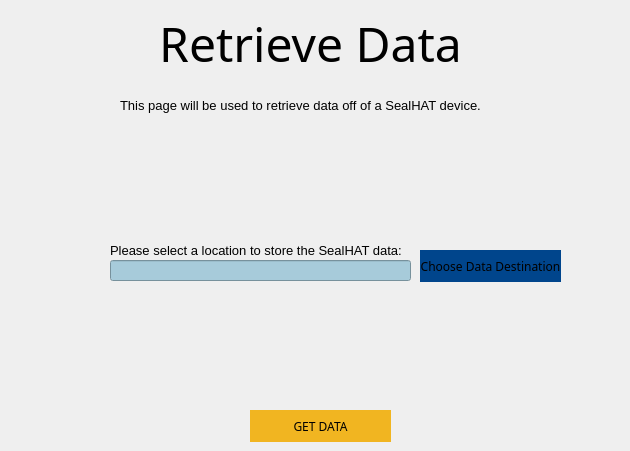
     <widget class="QWidget" name="adminHomePage">
      <widget class="QLabel" name="dataRetrievalHeading">
       <property name="geometry">
        <rect>
         <x>0</x>
         <y>10</y>
         <width>621</width>
         <height>61</height>
        </rect>
       </property>
       <property name="font">
        <font>
         <family>Shree Devanagari 714</family>
         <pointsize>30</pointsize>
        </font>
       </property>
       <property name="styleSheet">
        <string notr="true">color:black</string>
       </property>
       <property name="text">
        <string>&lt;html&gt;&lt;head/&gt;&lt;body&gt;&lt;p&gt;&lt;span style=&quot; font-size:36pt;&quot;&gt;Retrieve Data&lt;/span&gt;&lt;/p&gt;&lt;/body&gt;&lt;/html&gt;</string>
       </property>
       <property name="alignment">
        <set>Qt::AlignCenter</set>
       </property>
      </widget>
      <widget class="QLabel" name="dataRetrievalLabel">
       <property name="geometry">
        <rect>
         <x>120</x>
         <y>90</y>
         <width>431</width>
         <height>31</height>
        </rect>
       </property>
       <property name="font">
        <font>
         <pointsize>10</pointsize>
        </font>
       </property>
       <property name="styleSheet">
        <string notr="true">color:rgb(0, 0, 0)</string>
       </property>
       <property name="text">
        <string>This page will be used to retrieve data off of a SealHAT device. </string>
       </property>
       <property name="wordWrap">
        <bool>true</bool>
       </property>
      </widget>
      <widget class="QPushButton" name="chooseDestButton">
       <property name="geometry">
        <rect>
         <x>420</x>
         <y>250</y>
         <width>141</width>
         <height>32</height>
        </rect>
       </property>
       <property name="font">
        <font>
         <family>Futura</family>
        </font>
       </property>
       <property name="styleSheet">
        <string notr="true">background-color: rgb(0, 69, 140);
color: rgb(0, 0, 0);
border: none;</string>
       </property>
       <property name="text">
        <string>Choose Data Destination</string>
       </property>
       <property name="autoDefault">
        <bool>false</bool>
       </property>
       <property name="default">
        <bool>false</bool>
       </property>
       <property name="flat">
        <bool>false</bool>
       </property>
      </widget>
      <widget class="QLineEdit" name="lineEdit">
       <property name="geometry">
        <rect>
         <x>110</x>
         <y>260</y>
         <width>301</width>
         <height>21</height>
        </rect>
       </property>
       <property name="font">
        <font>
         <pointsize>10</pointsize>
        </font>
       </property>
       <property name="styleSheet">
        <string notr="true">background-color:rgb(167,203,218);</string>
       </property>
       <property name="readOnly">
        <bool>true</bool>
       </property>
      </widget>
      <widget class="QPushButton" name="getDataButton">
       <property name="geometry">
        <rect>
         <x>250</x>
         <y>410</y>
         <width>141</width>
         <height>32</height>
        </rect>
       </property>
       <property name="font">
        <font>
         <family>Futura</family>
        </font>
       </property>
       <property name="styleSheet">
        <string notr="true">background-color:  rgb(241, 181, 33);
color: rgb(0, 0, 0);
border: none;</string>
       </property>
       <property name="text">
        <string>GET DATA</string>
       </property>
       <property name="autoDefault">
        <bool>false</bool>
       </property>
       <property name="default">
        <bool>false</bool>
       </property>
       <property name="flat">
        <bool>false</bool>
       </property>
      </widget>
      <widget class="QLabel" name="dataRetrievalLabel_2">
       <property name="geometry">
        <rect>
         <x>110</x>
         <y>240</y>
         <width>301</width>
         <height>20</height>
        </rect>
       </property>
       <property name="font">
        <font>
         <pointsize>10</pointsize>
        </font>
       </property>
       <property name="styleSheet">
        <string notr="true">color:rgb(0, 0, 0)</string>
       </property>
       <property name="text">
        <string>Please select a location to store the SealHAT data:</string>
       </property>
       <property name="wordWrap">
        <bool>true</bool>
       </property>
      </widget>
     </widget>
